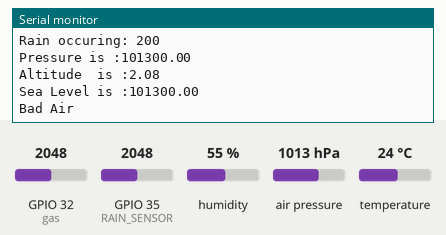
Recording of a sketch running on a simulated ESP32. Parts: the last lines printed to the serial monitor. The test bench sets the inputs (shaded band); at power-on: GPIO 32 (gas) = 2048, humidity 55 %, air pressure 1013 hPa, GPIO 35 (RAIN_SENSOR) = 2048, temperature 24 °C. WiFi joins after 1.5 s; servers stay silent unless stated.

Above: at 3.0 s.
3.1 s: GPIO 32 (gas) set to 560
At 5.6 s:
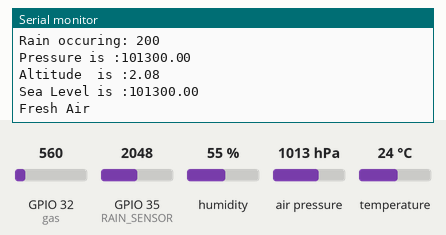
6.6 s: humidity set to 22 %
8.1 s: air pressure set to 952 hPa
At 9.3 s:
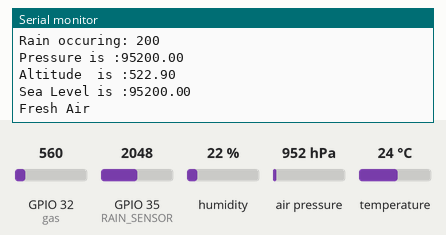
9.6 s: GPIO 35 (RAIN_SENSOR) set to 2866
11.1 s: temperature set to 12 °C
12.6 s: air pressure set to 975 hPa
At 13.8 s:
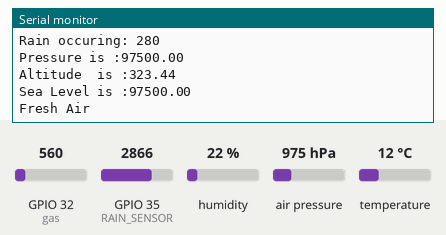
Timing chart, 0 to 15.1 s (numbered marks = the images above; inputs shaded):
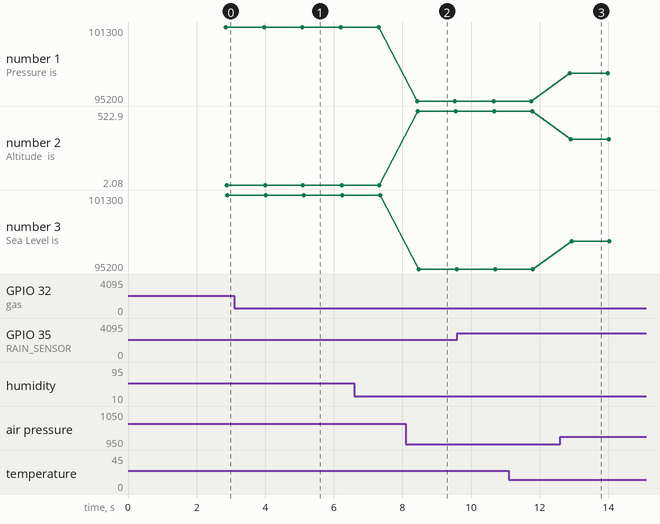

The sketch:

weathermonitoring_IOT.ino
```cpp
#define BLYNK_TEMPLATE_ID "TMPL3P0HwoWRq"
#define BLYNK_TEMPLATE_NAME "Air Quality monitoring"
#define BLYNK_AUTH_TOKEN "WGeEmDZWLdRVrrMmdeqCi3C0UD2r5Zck"


#define BLYNK_PRINT Serial
#include <WiFi.h>
#include <BlynkSimpleEsp32.h>
#include <Adafruit_BMP085.h>
#include <DHT.h>
#include <Wire.h>
//#include <LiquidCrystal_I2C.h>
#include "MQ135.h"
Adafruit_BMP085 bmp;
#define SEA_LEVEL_PRESSURE 101325.0


String apiKey = "VU37MJ5NGXEFN5EQ";  // Enter your Write API key from ThingSpeak
const char *ssid = "Realme Narzo 30";   // replace with your WiFi SSID
const char *pass = "harharmahadev"; // replace with your WiFi password
//const char *server = "api.thingspeak.com";
const int sensorPin = 0;
int air_quality;
int flag=0;
float  pressure, Altitude, Sealevel;

//LiquidCrystal_I2C lcd(0x27, 16, 2);

//byte degree_symbol[8] =
    //{
        //0b00111,
        //0b00101,
        //0b00111,
        //0b00000,
        //0b00000,
        //0b00000,
        //0b00000,
        //0b00000};

char auth[] = BLYNK_AUTH_TOKEN;

BlynkTimer timer;

int gas = 32;
int sensorThreshold = 100;

#define DHTPIN 2     // Connect Out pin to D4 in NODE MCU
#define DHTTYPE DHT11
DHT dht(DHTPIN, DHTTYPE);
#define RAIN_SENSOR  35

WiFiClient client;

//void sendToThingSpeak(float temperature, float humidity, int airQuality)
//{
  //if (client.connect(server, 80)) // "184.106.153.149" or api.thingspeak.com
  //{
   // String postStr = apiKey;
    //postStr += "&field1=";
    //postStr += String(temperature);
    //postStr += "&field2=";
    //postStr += String(humidity);
    //postStr += "&field3=";
    //postStr += String(airQuality);
    //postStr += "\r\n\r\n";

    //client.print("POST /update HTTP/1.1\n");
    //client.print("Host: api.thingspeak.com\n");
    //client.print("Connection: close\n");
    //client.print("X-THINGSPEAKAPIKEY: " + apiKey + "\n");
    //client.print("Content-Type: application/x-www-form-urlencoded\n");
    //client.print("Content-Length: ");
    //client.print(postStr.length());
    //client.print("\n\n");
    //client.print(postStr);

    //Serial.print(" Celcius in Temperature: ");
    //Serial.print(temperature);
    //Serial.print(" Percentage of  Humidity: ");
    //Serial.print(humidity);
    //Serial.print("%, Air Quality: ");
    //Serial.print(airQuality);
    //Serial.println(" PPM. Sent to ThingSpeak.");
  //}
  //client.stop();
//}

void sendSensor()
{
  float h = dht.readHumidity();
  float t = dht.readTemperature();
  int analogSensor = analogRead(gas);
  int isButtonPressed = analogRead(RAIN_SENSOR);
  isButtonPressed= map(isButtonPressed, 0, 1023, 0, 100);
  float pressure = bmp.readPressure();
  float Sealevel = bmp.readSealevelPressure();
  float Altitude = bmp.readAltitude();

  Blynk.virtualWrite(V2, analogSensor);
  Blynk.virtualWrite(V0, t);
  Blynk.virtualWrite(V1, h);
  //Blynk.virtualWrite(V3, isButtonPressed);
  //Blynk.virtualWrite(V6, temp);
  Blynk.virtualWrite(V4, pressure);
  //Blynk.virtualWrite(V8, Sealevel);
  //Blynk.virtualWrite(V9, Altitude);

  Serial.print("Gas Value: ");
  Serial.println(analogSensor);
  Serial.print("Temperature : ");
  Serial.println(t);
  Serial.print("    Humidity : ");
  Serial.println(h);
  Serial.print("Rain occuring: ");
  Serial.println(isButtonPressed);
  Serial.print("Pressure is :");
  Serial.println(pressure);
  Serial.print("Altitude  is :");
  Serial.println(Altitude);
  Serial.print("Sea Level is :");
  Serial.println(Sealevel);


  // Send data to ThingSpeak
  //sendToThingSpeak(t, h, analogSensor,isButtonPressed);
}

void setup()
{
  Serial.begin(9600);

  Blynk.begin(auth, ssid, pass);
  dht.begin();
  timer.setInterval(200L, sendSensor);
  if (!bmp.begin())
  {
  Serial.println("Could not find a valid BMP085 sensor, check wiring!");
  while (1)
  {

  }
  }


  //lcd.begin();
  //lcd.createChar(1, degree_symbol);

  //lcd.setCursor(3, 0);
  //lcd.print("Air Quality");
  //lcd.setCursor(3, 1);
  //lcd.print("Monitoring");
  //delay(1000);
  //lcd.clear();

  Serial.println("Connecting to WiFi...");
  WiFi.begin(ssid, pass);
  while (WiFi.status() != WL_CONNECTED)
  {
    delay(500);
    Serial.print(".");
  }
  Serial.println("");
  Serial.println("WiFi connected");
}

void loop()
{
  Blynk.run();
  timer.run();

  float h = dht.readHumidity();
  float t = dht.readTemperature();
  int gasValue = analogRead(gas);
  int isButtonPressed = analogRead(RAIN_SENSOR);
  float pressure = bmp.readPressure();
  float Sealevel = bmp.readSealevelPressure();
  float Altitude = bmp.readAltitude();

  //lcd.setCursor(0, 0);
  //lcd.print("Temperature ");
  //lcd.setCursor(0, 1);
  //lcd.print(t);
  //lcd.setCursor(6, 1);
  //lcd.write(1);
  //lcd.setCursor(7, 1);
  //lcd.print("C");
  //delay(1000);
  //lcd.clear();

  //lcd.setCursor(0, 0);
  //lcd.print("Humidity ");
  //lcd.print(h);
  //lcd.print("%");
  //delay(1000);
  //lcd.clear();

  if (gasValue < 600)
  {
    //lcd.setCursor(0, 0);
    //lcd.print("Gas Value: ");
    //lcd.print(gasValue);
    //lcd.setCursor(0, 1);
    //lcd.print("Fresh Air");
    Serial.println("Fresh Air");
    delay(1000);
    //lcd.clear();
  }
  else if (gasValue > 600)
  {
    //lcd.setCursor(0, 0);
    //lcd.print("Gas Value: ");
    //lcd.print(gasValue);
    //lcd.setCursor(0, 1);
    //lcd.print("Bad Air");
    Serial.println("Bad Air");
    delay(1000);
    //lcd.clear();
  }

  if (gasValue > 600)
  {
    //Blynk.email("shameer50@gmail.com", "Alert", "Bad Air!");
    Blynk.logEvent("pollution_alert", "Bad Air");
  }
  if (isButtonPressed==0 && flag==0) {
    Serial.println("Its Raining");
     //Blynk.email("shameer50@gmail.com", "Alert", "It's Raining");
     Blynk.logEvent("rain_alert","Its Raining");
    flag=1;
  }
  else if (isButtonPressed==1)
  {
    flag=0;
  }

}
```

Measured:
- after the input at 3.1 s, the serial monitor: prints a new line after 0.86 s (image 1)
- after the input at 8.1 s, the serial monitor: prints a new line after 0.33 s (image 2)
- after the input at 12.6 s, the serial monitor: prints a new line after 0.28 s (image 3)
- plotted number 1: 101300 → 95200 after the input at 8.1 s, 95200 → 97500 after the input at 12.6 s
- plotted number 2: 2.08 → 522.9 after the input at 8.1 s, 522.9 → 323.44 after the input at 12.6 s
- plotted number 3: 101300 → 95200 after the input at 8.1 s, 95200 → 97500 after the input at 12.6 s
